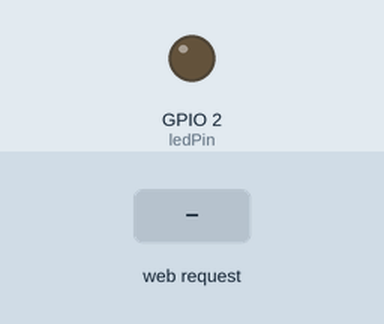
This sketch was run on a simulated ESP8266 (NodeMCU). Shown: output pins drawn as LEDs (lit = HIGH). Inputs (shaded band) come from the test bench. WiFi joins after 1.5 s; servers stay silent unless stated; what the sketch prints to the serial monitor is not drawn.

Above: at 2.7 s.
2.8 s: HTTP request GET /LED=ON received
At 3.5 s:
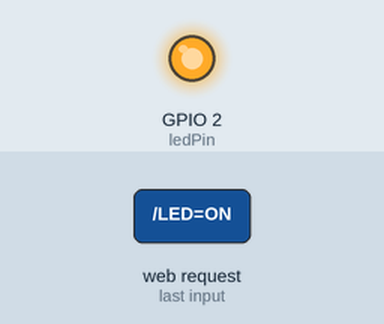
4.3 s: HTTP request GET /LED=OFF received
At 4.6 s:
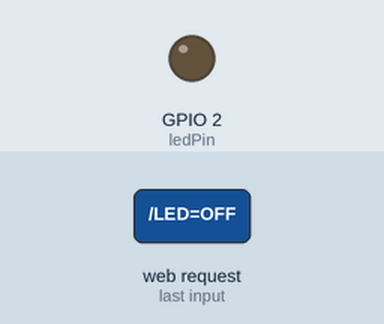
Timing chart, 0 to 7.3 s (numbered marks = the images above; inputs shaded):
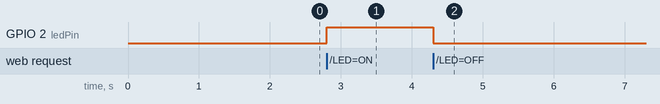

The sketch:

esp_sample.ino
```cpp
#include <ESP8266WiFi.h>

const char* ssid = "mglin";
const char* password = "mglin1500";

int ledPin = 2; // GPIO13
WiFiServer server(80);

void setup() {
  Serial.begin(115200);
  delay(10);

  pinMode(ledPin, OUTPUT);
  digitalWrite(ledPin, LOW);


  WiFi.begin(ssid, password);
  //Serial.print("wifi:");
  ///Serial.print(WiFi.status());
while (WiFi.status() != WL_CONNECTED) {
    delay(500);
   Serial.print(".");
 }
//  Serial.println("");
 Serial.println("WiFi connected");
//
//  // Start the server
  server.begin();
//  Serial.println("Server started");
//
//  // Print the IP address
//  Serial.print("Use this URL to connect: ");
//  Serial.print("http://");
//  Serial.print(WiFi.localIP());
//  Serial.println("/");

}

void loop() {
  // Check if a client has connected
  WiFiClient client = server.available();

  if (!client) {
   return;
 }
  // Wait until the client sends some data
  Serial.println("new client");
  while(!client.available()){
    delay(1);
  }
//
//  // Read the first line of the request
  String request = client.readStringUntil('\r');
  Serial.print("request: ");
  Serial.println(request);
  client.flush();

//  // Match the request

  int value = LOW;
  if (request.indexOf("/LED=ON") != -1)  {
    digitalWrite(ledPin, HIGH);
    value = HIGH;
  }
  if (request.indexOf("/LED=OFF") != -1)  {
    digitalWrite(ledPin, LOW);
    value = LOW;
  }

// Set ledPin according to the request
//digitalWrite(ledPin, value);

  // Return the response
//  client.println("HTTP/1.1 200 OK");
//  client.println("Content-Type: text/html");
//  client.println(""); //  do not forget this one
  client.println("<!DOCTYPE HTML>");
  client.println("<html>");
  client.println("<body style='width:100%;' ");
  client.print("Led pin is now: ");
  if(value == HIGH) {
    client.print("On");
  } else {
    client.print("Off");
  }
  client.println("<br><br>");
  client.println("<a href=\"/LED=ON\"\"><button>Turn On </button></a>");
  client.println("<a href=\"/LED=OFF\"\"><button>Turn Off </button></a><br />");

  client.println("</body>");
  client.println("</html>");


}
```

Measured:
- after the input at 2.8 s, GPIO 2 (ledPin): LOW → HIGH at once
- after the input at 4.3 s, GPIO 2 (ledPin): HIGH → LOW at once
